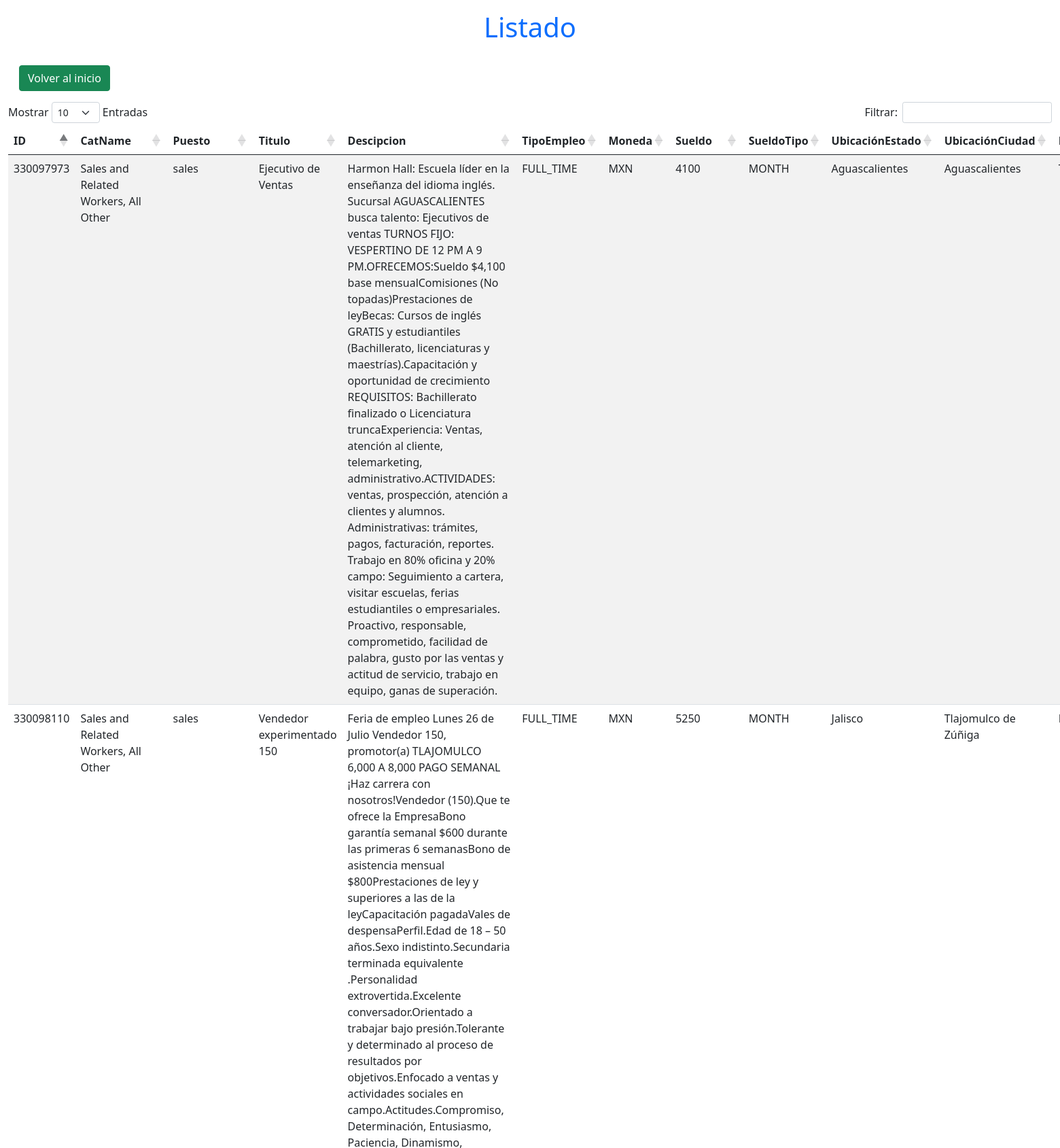
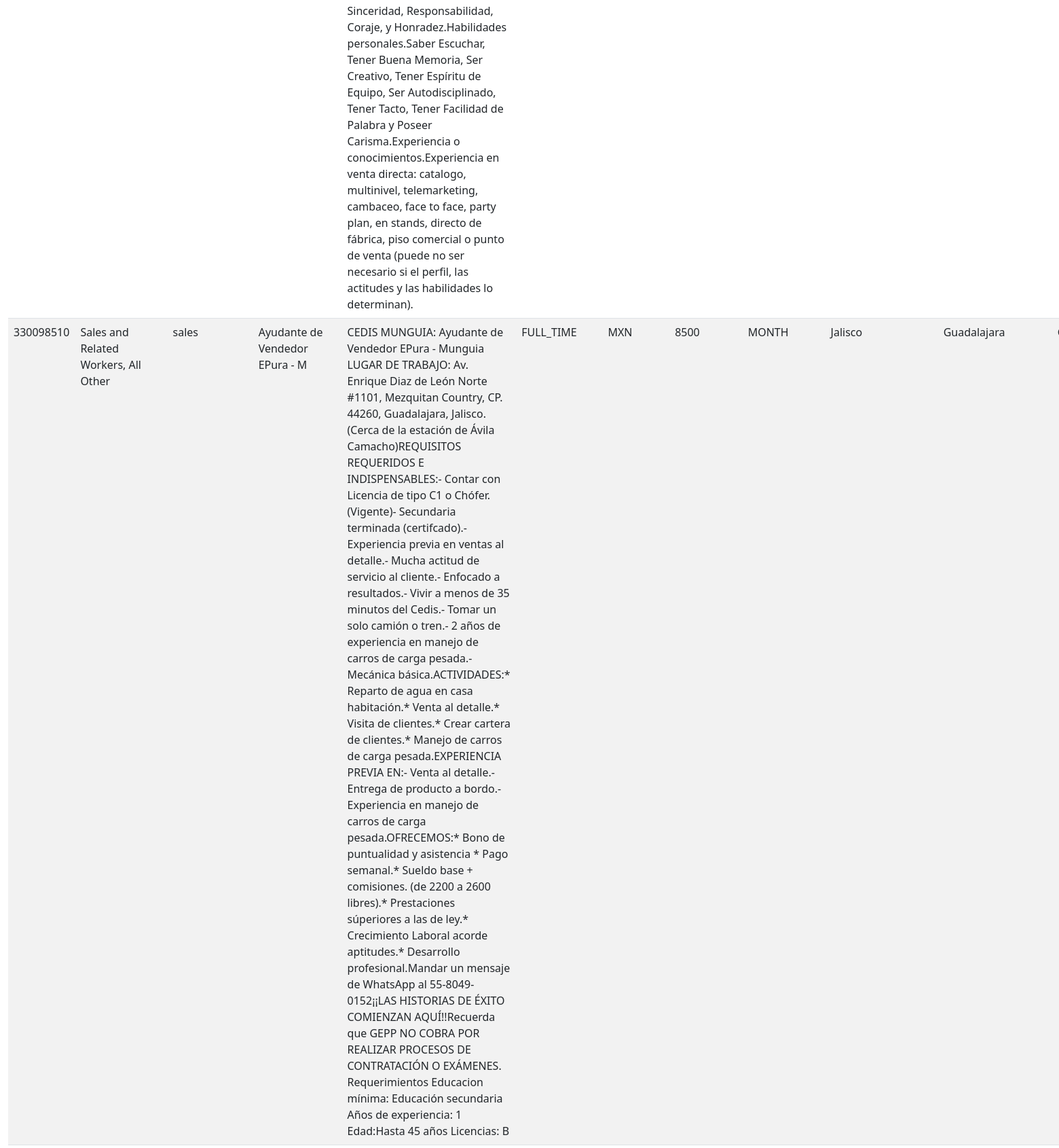
Screenshot of /listado.php (upper part) with the database file from the repository (2 pictures, top to bottom).
### tables this page shows
CREATE TABLE `listado` (
  `id` varchar(20) DEFAULT NULL,
  `cat_name` varchar(50) DEFAULT NULL,
  `puesto` varchar(50) DEFAULT NULL,
  `titulo` varchar(30) DEFAULT NULL,
  `descri` text DEFAULT NULL,
  `tipo_empleo` varchar(30) DEFAULT NULL,
  `moneda` varchar(10) DEFAULT NULL,
  `sueldo` varchar(10) DEFAULT NULL,
  `sueldo_tipo` varchar(10) DEFAULT NULL,
  `ubicacion_estado` varchar(20) DEFAULT NULL,
  `ubicacion_ciudad` varchar(20) DEFAULT NULL,
  `empresa` varchar(20) DEFAULT NULL
);

### listado.php (the view, shortened to what this page needs)
<?php
    include_once 'assets/includes/conexion.php';
?>
<!DOCTYPE html>
<html lang="en">
<head>
    <link rel="stylesheet" href="https://cdnjs.cloudflare.com/ajax/libs/twitter-bootstrap/5.0.1/css/bootstrap.min.css">
    <link rel="stylesheet" href="https://cdn.datatables.net/1.11.2/css/dataTables.bootstrap5.min.css">
    <link rel="stylesheet" href="assets/css/style.css">
</head>
<body>
    <div class="container-fluid">
        <div class="row">
            <div class="col">
                <h1 class="text-center my-3 text-primary">Listado</h1>
                <button class="btn btn-success m-3"><a class="text-decoration-none text-white"
                                    href="index.php">Volver al inicio</a></button>
                <table id="example" class="table table-striped " style="width:100%">
                    <thead>
                        <tr>
                            <th>ID</th>
                            <th>CatName</th>
                            <th>Puesto</th>
                            <th>Titulo</th>
                            <th>Descipcion</th>
                            <th>TipoEmpleo</th>
                            <th>Moneda</th>
                            <th>Sueldo</th>
                            <th>SueldoTipo</th>
                            <th>UbicaciónEstado</th>
                            <th>UbicaciónCiudad</th>
                            <th>Empresa</th>
                        </tr>
                    </thead>
                    <tbody>
                        <?php
                        try {
                        $sql = "SELECT id, cat_name, puesto, titulo, descri, tipo_empleo, moneda, sueldo, sueldo_tipo, ubicacion_estado, ubicacion_ciudad, empresa FROM listado";
                        $resultado = $con->query($sql);
                        } catch (Exception $e) {
                        $error = $e->getMessage();
                        echo $error;
                        }
                        while ($listado = $resultado->fetch_assoc()) {?>
                        <tr>
                            <td><?php echo $listado['id'] ?></td>
                            <td><?php echo $listado['cat_name'] ?></td>
                            <td><?php echo $listado['puesto'] ?></td>
                            <td><?php echo $listado['titulo'] ?></td>
                            <td><?php echo $listado['descri'] ?></td>
                            <td><?php echo $listado['tipo_empleo'] ?></td>
                            <td><?php echo $listado['moneda'] ?></td>
                            <td><?php echo $listado['sueldo'] ?></td>
                            <td><?php echo $listado['sueldo_tipo'] ?></td>
                            <td><?php echo $listado['ubicacion_estado'] ?></td>
                            <td><?php echo $listado['ubicacion_ciudad'] ?></td>
                            <td><?php echo $listado['empresa'] ?></td>
                        </tr>
                        <?php } ?>
                    </tbody>
                </table>
            </div>
        </div>
    </div>
</body>
</html>

### assets/css/style.css (style rules this page uses)
html * { box-sizing: border-box; }
body { margin: 0; padding: 0; }

### rows the page displays
listado: id "330097973", cat_name "Sales and Related Workers, All Other", puesto "sales", titulo "Ejecutivo de Ventas", descri "Harmon Hall: Escuela líder en la enseñanza del idioma inglés. Sucursal AGUASCALIENTES busca talento: Ejecutivos de ventas TURNOS FIJO: VESPERTINO DE 12 PM A 9 PM.OFRECEMOS:Sueldo $4,100 base mensualComisiones (No topadas)Prestaciones de leyBecas: Cursos de inglés GRATIS y estudiantiles (Bachillerato, licenciaturas y maestrías).Capacitación y oportunidad de crecimiento REQUISITOS: Bachillerato finalizado o Licenciatura truncaExperiencia: Ventas, atención al cliente, telemarketing, administrativo.ACTIVIDADES: ventas, prospección, atención a clientes y alumnos. Administrativas: trámites, pagos, facturación, reportes. Trabajo en 80% oficina y 20% campo: Seguimiento a cartera, visitar escuelas,…", tipo_empleo "FULL_TIME", moneda "MXN", sueldo "4100", sueldo_tipo "MONTH", ubicacion_estado "Aguascalientes", ubicacion_ciudad "Aguascalientes"
listado: id "330098110", cat_name "Sales and Related Workers, All Other", puesto "sales", titulo "Vendedor experimentado 150", descri "Feria de empleo Lunes 26 de Julio Vendedor 150, promotor(a) TLAJOMULCO 6,000 A 8,000 PAGO SEMANAL ¡Haz carrera con nosotros!Vendedor (150).Que te ofrece la EmpresaBono garantía semanal $600 durante las primeras 6 semanasBono de asistencia mensual $800Prestaciones de ley y superiores a las de la leyCapacitación pagadaVales de despensaPerfil.Edad de 18 – 50 años.Sexo indistinto.Secundaria terminada equivalente .Personalidad extrovertida.Excelente conversador.Orientado a trabajar bajo presión.Tolerante y determinado al proceso de resultados por objetivos.Enfocado a ventas y actividades sociales en campo.Actitudes.Compromiso, Determinación, Entusiasmo, Paciencia, Dinamismo, Sinceridad,…", tipo_empleo "FULL_TIME", moneda "MXN", sueldo "5250", sueldo_tipo "MONTH", ubicacion_estado "Jalisco", ubicacion_ciudad "Tlajomulco de Zúñiga"
listado: id "330098510", cat_name "Sales and Related Workers, All Other", puesto "sales", titulo "Ayudante de Vendedor EPura - M", descri "CEDIS MUNGUIA: Ayudante de Vendedor EPura - Munguia LUGAR DE TRABAJO: Av. Enrique Diaz de León Norte #1101, Mezquitan Country, CP. 44260, Guadalajara, Jalisco. (Cerca de la estación de Ávila Camacho)REQUISITOS REQUERIDOS E INDISPENSABLES:- Contar con Licencia de tipo C1 o Chófer. (Vigente)- Secundaria terminada (certifcado).- Experiencia previa en ventas al detalle.- Mucha actitud de servicio al cliente.- Enfocado a resultados.- Vivir a menos de 35 minutos del Cedis.- Tomar un solo camión o tren.- 2 años de experiencia en manejo de carros de carga pesada.- Mecánica básica.ACTIVIDADES:* Reparto de agua en casa habitación.* Venta al detalle.* Visita de clientes.* Crear cartera de clientes.*…", tipo_empleo "FULL_TIME", moneda "MXN", sueldo "8500", sueldo_tipo "MONTH", ubicacion_estado "Jalisco", ubicacion_ciudad "Guadalajara"
